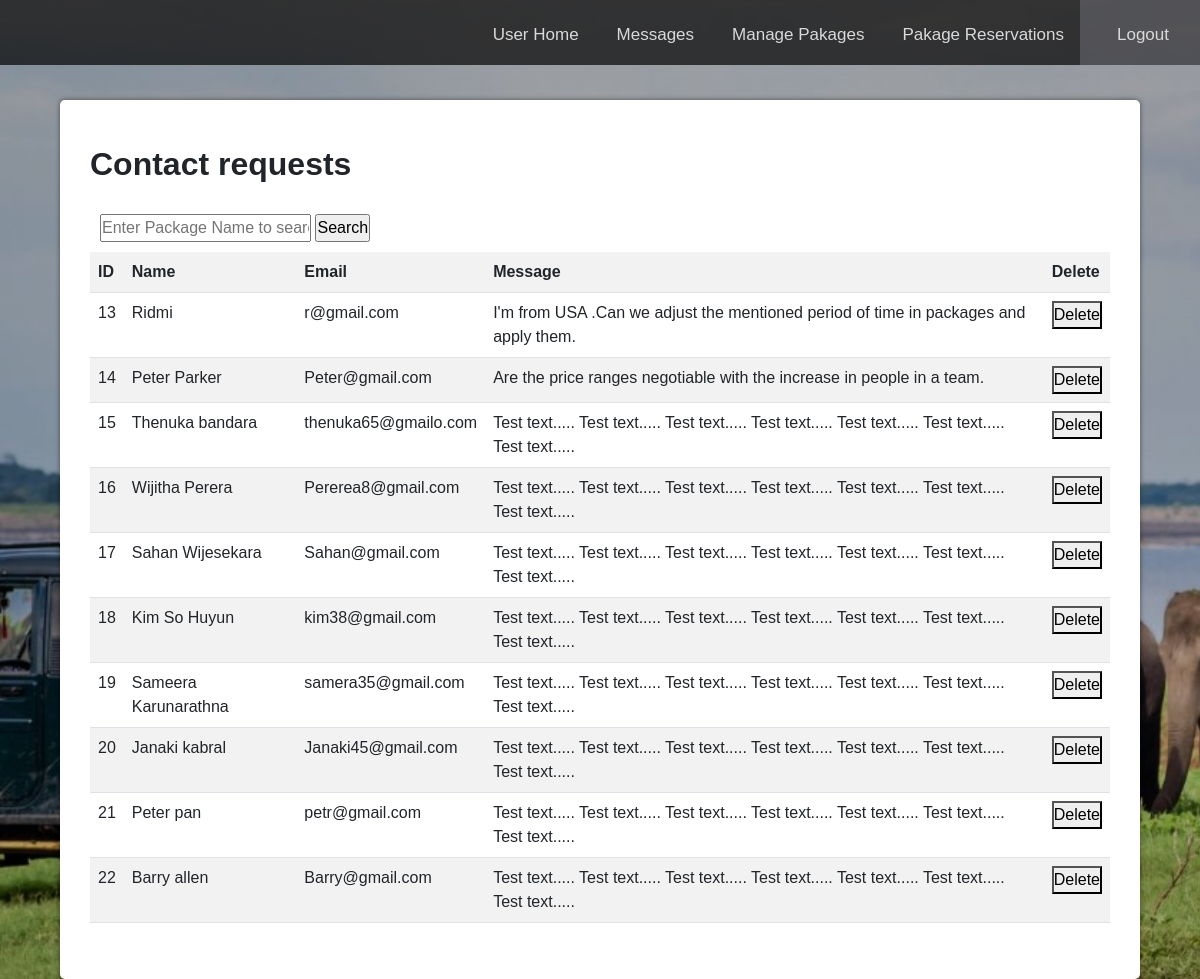
Screenshot of /cntact_msg.php (signed in) with the database file from the repository.
### tables this page shows
CREATE TABLE `contact` (
  `ID` int(11) NOT NULL,
  `Name` varchar(255) NOT NULL,
  `Email` varchar(255) NOT NULL,
  `Message` text NOT NULL
);

### cntact_msg.php (the view, shortened to what this page needs)
<?php include("config2.php");
?>
<!DOCTYPE html>
<html lang="en">
<head>
    <link href="https://cdn.jsdelivr.net/npm/bootstrap@5.1.3/dist/css/bootstrap.min.css" rel="stylesheet">
    <link rel="stylesheet" href="DreamTourCss.css ">
</head>
<body>
<div class="topnav">
<a class= "logout" href="adminLogin.php">Logout</a>
<a href="reserved_pkg.php">Pakage Reservations</a>
<a href="admin_packages.php">Manage Pakages</a>
<a href="cntact_msg.php">Messages</a>
  <a href="home.php">User Home</a>
 </div>
<main>
<div class="pkg_table">
<p  style="font-size: 2rem; font-weight: 600;">Contact requests</p>
<form method="post" enctype="multipart/form-data ">
<div class="search">
    <input type="text" class="inputBig" placeholder="Enter Package Name to search" name="txtSearch">
    <input type="submit" name="btnSearch" value="Search">
</div>
<?php
try {
  $conn=new PDO($db,$un,$password);
  $conn->setAttribute(PDO::ATTR_ERRMODE,PDO::ERRMODE_EXCEPTION);
  $query="SELECT `ID`, `Name`, `Email`, `Message` FROM `contact`";
  $result=$conn->query($query);
echo '<table class="table table-striped">';
echo'<tr>  <th> ID </th> <th>Name</th> <th> Email</th> <th>Message</th><th> Delete</th></tr>';
foreach($result as $row)
{echo'<tr>';
    echo '<td> <input type="hidden"
    name="pId[]" value="'. $row[0].'">
    '. $row[0].'</td>';
echo'<td><input type="hidden" name="pName[]" value="'. $row[1].'">'. $row[1].'</td>';
echo'<td><input type="hidden" name="pPeriod[]" value="'. $row[2].'">'. $row[2].'</td>';
echo'<td><input type="hidden" name="pDescrip[]" value="'. $row[3].'">'. $row[3].'</td>';
echo'<td><button name="btnDelete" type="submit" value="'. $row[0].'">Delete</button></td>';
echo'</tr>';
}
echo'</table>';
} catch ( PDOException $th) {
    echo $th->getMessage();
}
?>
</form>
</div>
</main>
</body>
</html>

### DreamTourCss.css (style rules this page uses)
.topnav { overflow: hidden; background-color: rgb(3, 3, 3); opacity: 0.7; width:100%; height:65990ppx; position: fixed; top:0px; left:0%; z-index: 8; }
.topnav a { float: right; color: #f2f2f2; text-align: center; height:65px; padding: 22px 16px 16px 22px; text-decoration: none; font-size: 17px; }
.logout { width: 120px; background: #444349be; }
body { margin: 0; font-family: Arial, Helvetica, sans-serif; }
* { margin:0; padding:0; box-sizing:border-box; font-family:'Poppins',sans-serif; }
.pkg_table { width: 1480px; height: auto; background: #fff; border-radius: 5px; box-shadow:0 0 5px rgba(0,0,0,0.5); padding:40px 30px; position:relative; top:800px; right:2px; left:10px; }
.search { padding: 10px 10px 10px 10px; }

### cntact_msg.php (style rules this page uses)
body { width:100%; min-height:100vh; background-image:linear-gradient(rgba(0,0,0,.3),rgba(0,0,0,.3)) ,url(travelimages/elephants1.jpeg); background-repeat: no-repeat; background-attachment:fixed; background-size: cover; display:flex; justify-content:space-between; }
.pkg_table { position:absolute; left: 5%; top: 100px; width: 90%; }

### rows the page displays
contact: ID "13", Name "Ridmi", Email "r@gmail.com", Message "I'm from USA .Can we adjust the mentioned period of time in packages and apply them."
contact: ID "14", Name "Peter Parker", Email "Peter@gmail.com", Message "Are the price ranges negotiable with the increase in people in a team."
contact: ID "15", Name "Thenuka bandara", Email "thenuka65@gmailo.com", Message "Test text..... Test text..... Test text..... Test text..... Test text..... Test text..... Test text....."
contact: ID "16", Name "Wijitha Perera", Email "Pererea8@gmail.com", Message "Test text..... Test text..... Test text..... Test text..... Test text..... Test text..... Test text....."
contact: ID "17", Name "Sahan Wijesekara", Email "Sahan@gmail.com", Message "Test text..... Test text..... Test text..... Test text..... Test text..... Test text..... Test text....."
contact: ID "18", Name "Kim So Huyun", Email "kim38@gmail.com", Message "Test text..... Test text..... Test text..... Test text..... Test text..... Test text..... Test text....."
contact: ID "19", Name "Sameera Karunarathna", Email "samera35@gmail.com", Message "Test text..... Test text..... Test text..... Test text..... Test text..... Test text..... Test text....."
contact: ID "20", Name "Janaki kabral", Email "Janaki45@gmail.com", Message "Test text..... Test text..... Test text..... Test text..... Test text..... Test text..... Test text....."
contact: ID "21", Name "Peter pan", Email "petr@gmail.com", Message "Test text..... Test text..... Test text..... Test text..... Test text..... Test text..... Test text....."
contact: ID "22", Name "Barry allen", Email "Barry@gmail.com", Message "Test text..... Test text..... Test text..... Test text..... Test text..... Test text..... Test text....."
